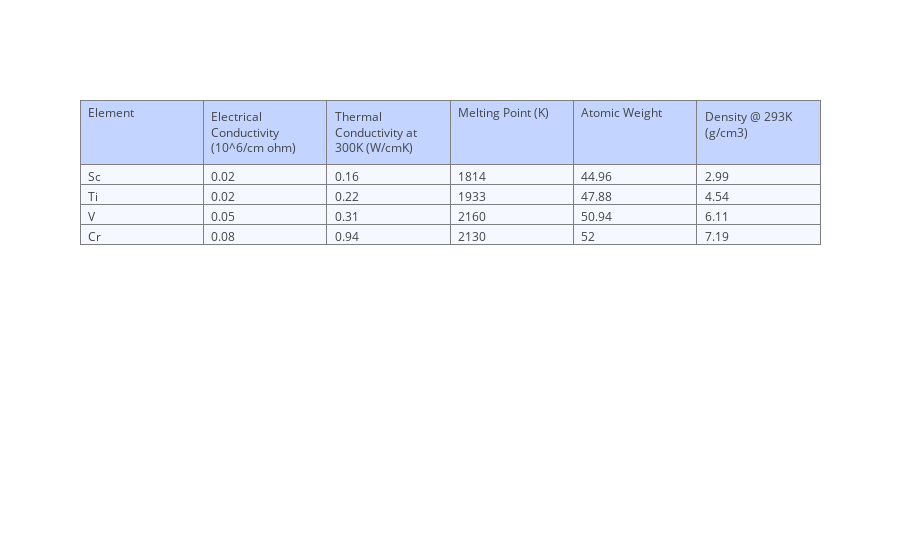

This figure's notebook cell:
### Markdown cell above
Where X is the input data, T is the scores matrix, P is the loadings matrix, and E is the residual matrix. It seems quite simple. But what do these matrices really contain?
Let’s do an example, with the following input data:

### Code cell
# We use Plotly, a Python graphing library, to help us plot nice graphs and tables
# If you are interested in Plotly, please visit https://plot.ly/python/getting-started/
import plotly.graph_objs as go
from plotly.offline import download_plotlyjs, init_notebook_mode, plot, iplot

# Pandas and Numpy are used to manipulate the data
import pandas as pd
import numpy as np

# Initiate the Plotly Notebook mode
init_notebook_mode(connected=True)

# Define a plot function to print a table conveniently
def plot_df(df):
    trace = go.Table(header = dict(values = list(df.reset_index().columns),
                        fill = dict(color='#C2D4FF'),
                        align = ['left'] * 5),    
                    cells = dict(values = [df.index,
                        df['Electrical Conductivity (10^6/cm ohm)'],
                        df['Thermal Conductivity at 300K (W/cmK)'],
                        df['Melting Point (K)'],
                        df['Atomic Weight'],
                        df['Density @ 293K (g/cm3)']],
                        fill = dict(color='#F5F8FF'),
                        align = ['left'] * 5))
    return [trace] 

# Create a Pandas DataFrame for input data
data = [[0.02,0.16,1814,44.96,2.99],
        [0.02,0.22,1933,47.88,4.54],
        [0.05,0.31,2160,50.94,6.11],
        [0.08,0.94,2130,52.00,7.19]]
input_df = pd.DataFrame(data,index = ['Sc','Ti','V','Cr'],columns=['Electrical Conductivity (10^6/cm ohm)',
                                'Thermal Conductivity at 300K (W/cmK)', 
                                'Melting Point (K)',
                                'Atomic Weight',
                                'Density @ 293K (g/cm3)'])
input_df.index = input_df.index.set_names(['Element'])

# Plot the input data
iplot(plot_df(input_df), filename = 'Input_Data_table')

### Figure 1 — Plotly figure (JSON) as saved in the notebook; plotly's stock layout.template omitted (floating-point values rounded to 4 significant figures)
{"data": [{"cells": {"align": ["left", "left", "left", "left", "left"], "fill": {"color": "#F5F8FF"}, "values": [["Sc", "Ti", "V", "Cr"], [0.02, 0.02, 0.05, 0.08], [0.16, 0.22, 0.31, 0.94], [1814, 1933, 2160, 2130], [44.96, 47.88, 50.94, 52], [2.99, 4.54, 6.11, 7.19]]}, "header": {"align": ["left", "left", "left", "left", "left"], "fill": {"color": "#C2D4FF"}, "values": ["Element", "Electrical Conductivity (10^6/cm ohm)", "Thermal Conductivity at 300K (W/cmK)", "Melting Point (K)", "Atomic Weight", "Density @ 293K (g/cm3)"]}, "type": "table", "uid": "0eda6b5c-0f1d-4c54-9334-51cee29a748b"}], "layout": {}}
